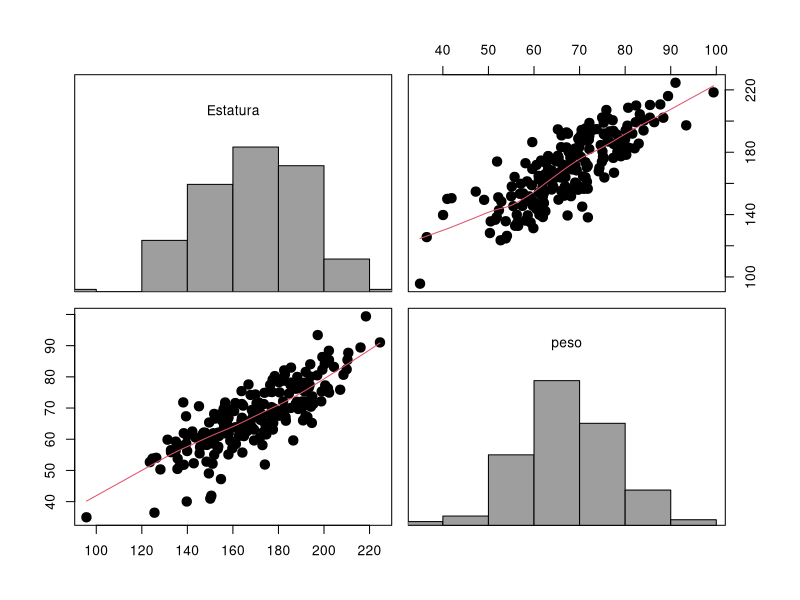

Recreate this plot in R.
library(mnormt)
set.seed(123456)

# simular peso y estatura
b<-rmnorm(n=200,c(171,67),varcov=matrix(c(400,150,150,100),2,2))
a<-data.frame(t(b),row.names=c("Estatura","peso"))

panel.hist <- function(x, ...)
{
usr <- par("usr"); on.exit(par(usr))
#para definir regi\'on de graficiaci\'on
par(usr = c(usr[1:2], 0, 1.5) )
#para obtener una lista que guarde las
#marcas de clase y conteos en cada una:
h <- hist(x, plot = FALSE)
breaks <- h$breaks;
nB <- length(breaks)
y <- h$counts; y <- y/max(y)
rect(breaks[-nB], 0, breaks[-1], y, col=8, ...)
#para dibujar los histogramas
}


pairs(t(a), panel=panel.smooth, cex = 1.5,
pch = 19, bg="light blue",
diag.panel=panel.hist, cex.labels = 1, font.labels=1)
par(oma=c(1,1,1,1),new=T,font=2,cex=0.5)
mtext(outer=T,"",side=3)

